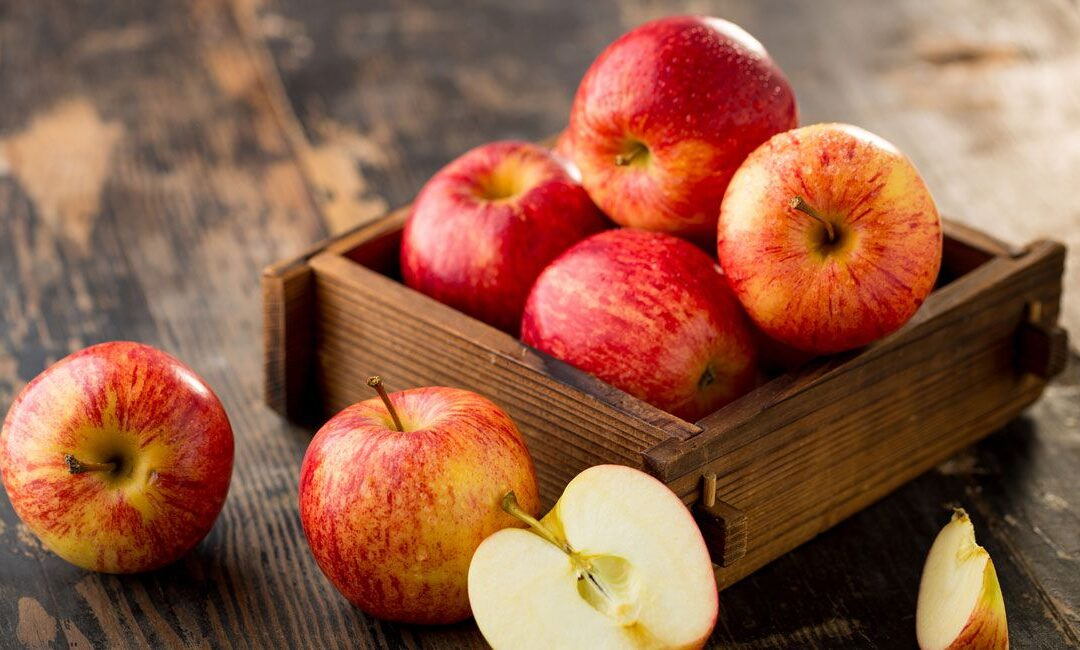
#> input picture man1.jpg, 1080 x 650 px
$ python 'Segmentacion color HSV.py'
#> lines starting #> are read from the running program, lines starting #| are printed output that depends on the picture; after the words box and inside, x2 and y2 are one past the last pixel; in counts of white or black regions, pixels touching at a corner belong together
# Segmentación de color mediante el modelo de color HSV

#+BEGIN_SRC python
import cv2 as cv

img = cv.imread('man1.jpg', 1)
#> img is the input picture: shape (650, 1080, 3); mean B, G, R 70, 94.2, 146
hsv = cv.cvtColor(img, cv.COLOR_BGR2HSV)
#> hsv: shape (650, 1080, 3); mean H, S, V 21, 140.2, 146

uba = (10, 255, 255)
ubb = (0, 40, 40)
uba2 = (180, 255, 255)
ubb2 = (170, 40, 40)

mask1 = cv.inRange(hsv, ubb, uba)
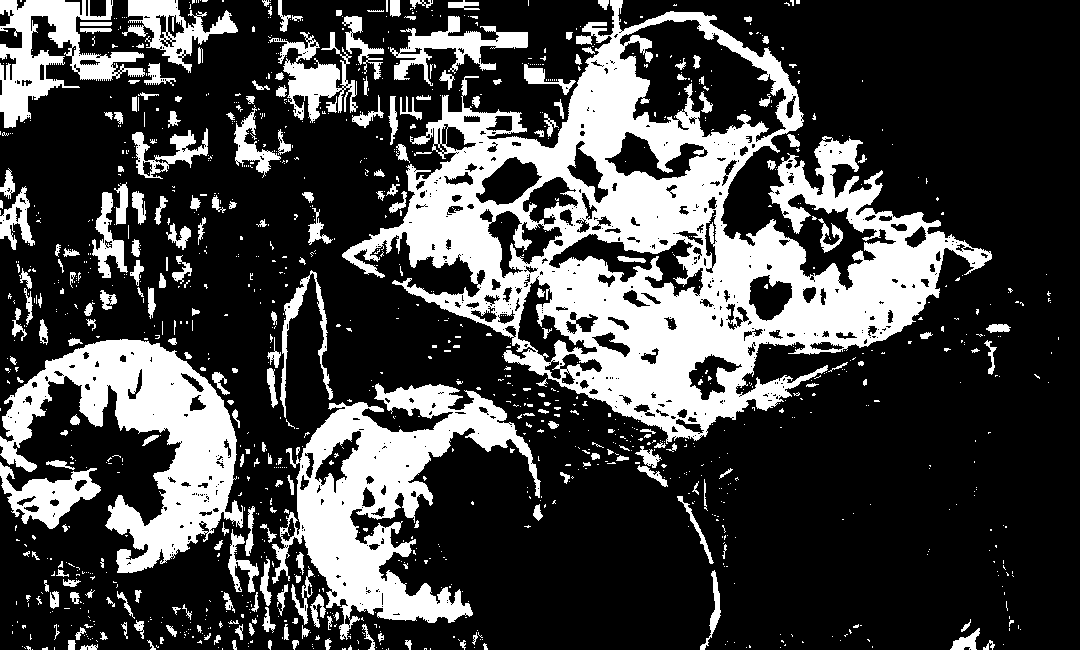
#> mask1: shape (650, 1080); 27% white; 1226 white regions (976 under 20 px), largest, box (x1, y1, x2, y2) and area: (342, 0, 992, 444) 93606, (272, 383, 541, 640) 24870, (0, 339, 243, 573) 22579
mask2 = cv.inRange(hsv, ubb2, uba2)
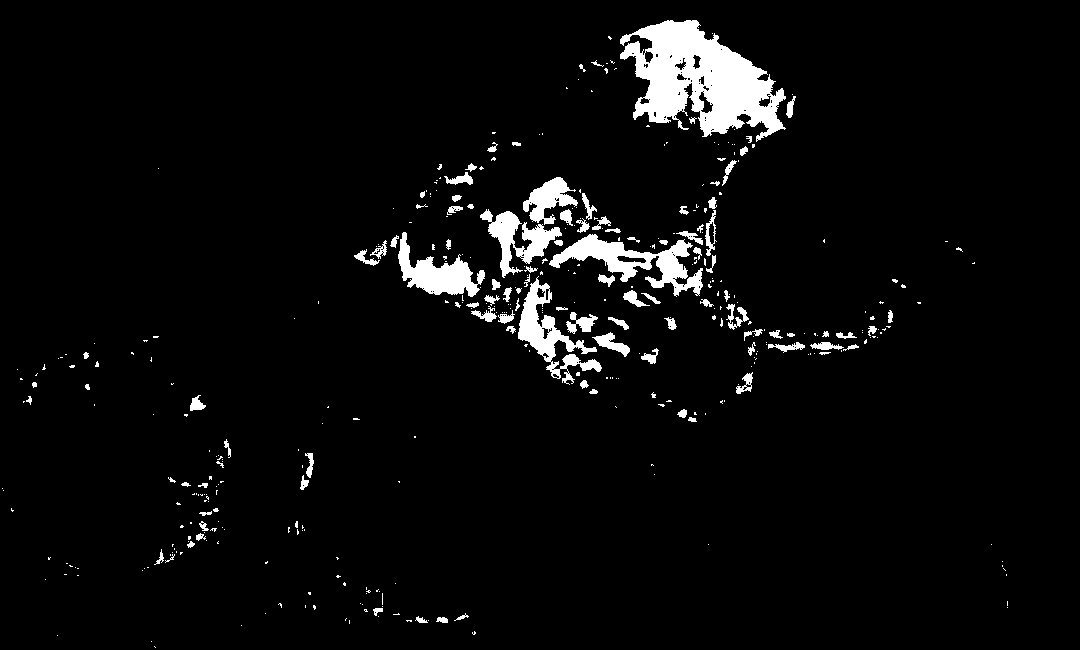
#> mask2: shape (650, 1080); 4.4% white; 402 white regions (297 under 20 px), largest, box (x1, y1, x2, y2) and area: (620, 20, 786, 142) 10917, (549, 234, 703, 297) 3350, (518, 276, 602, 385) 2606

mask = mask1 + mask2
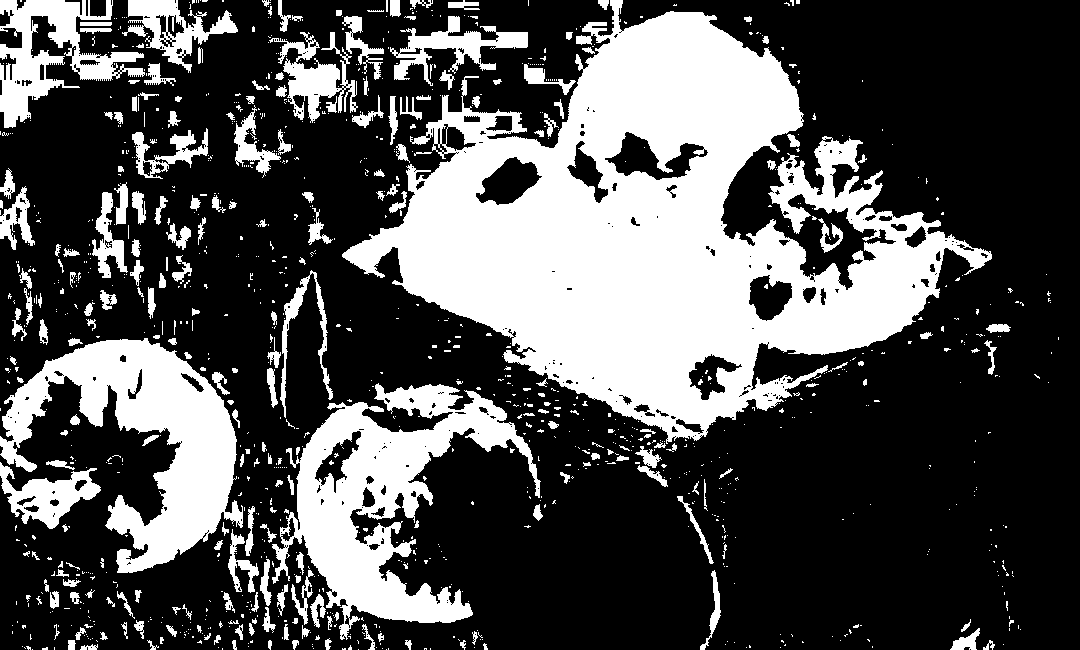
#> mask: shape (650, 1080); 31.5% white; 1137 white regions (895 under 20 px), largest, box (x1, y1, x2, y2) and area: (342, 0, 992, 444) 123808, (272, 383, 541, 640) 25415, (0, 338, 243, 573) 23478

res = cv.bitwise_and(img, img, mask=mask)
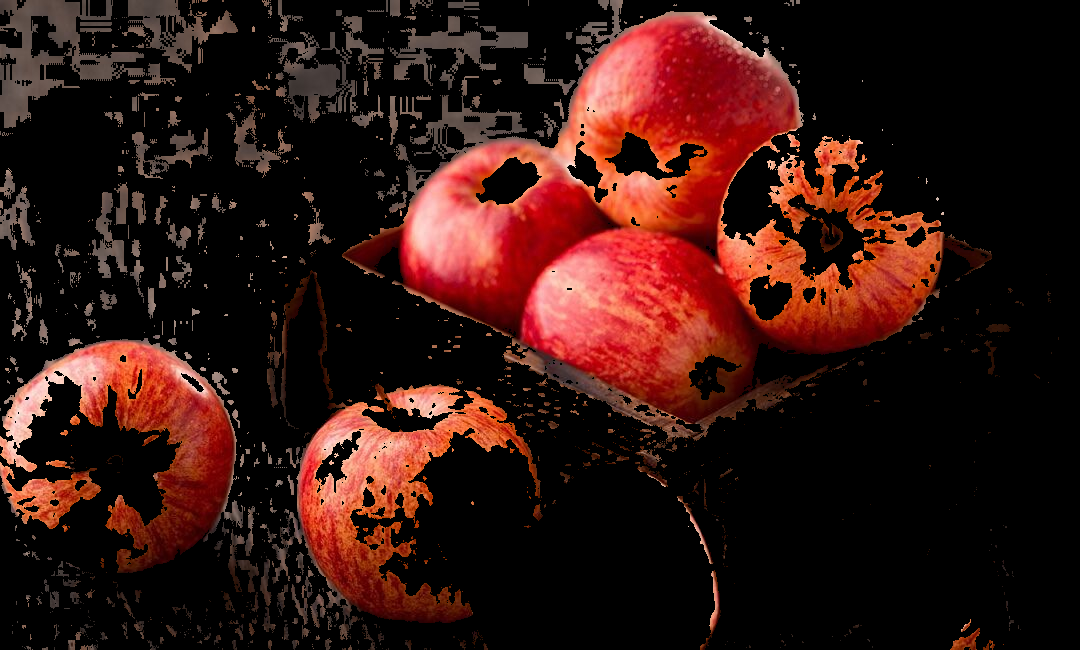
#> res: shape (650, 1080, 3); mean B, G, R 17.1, 21.7, 52.4

cv.imshow('mask1', mask1)
cv.imshow('mask2', mask2)
cv.imshow('mask',mask)
cv.imshow('res', res)

cv.waitKey(0)
cv.destroyAllWindows
